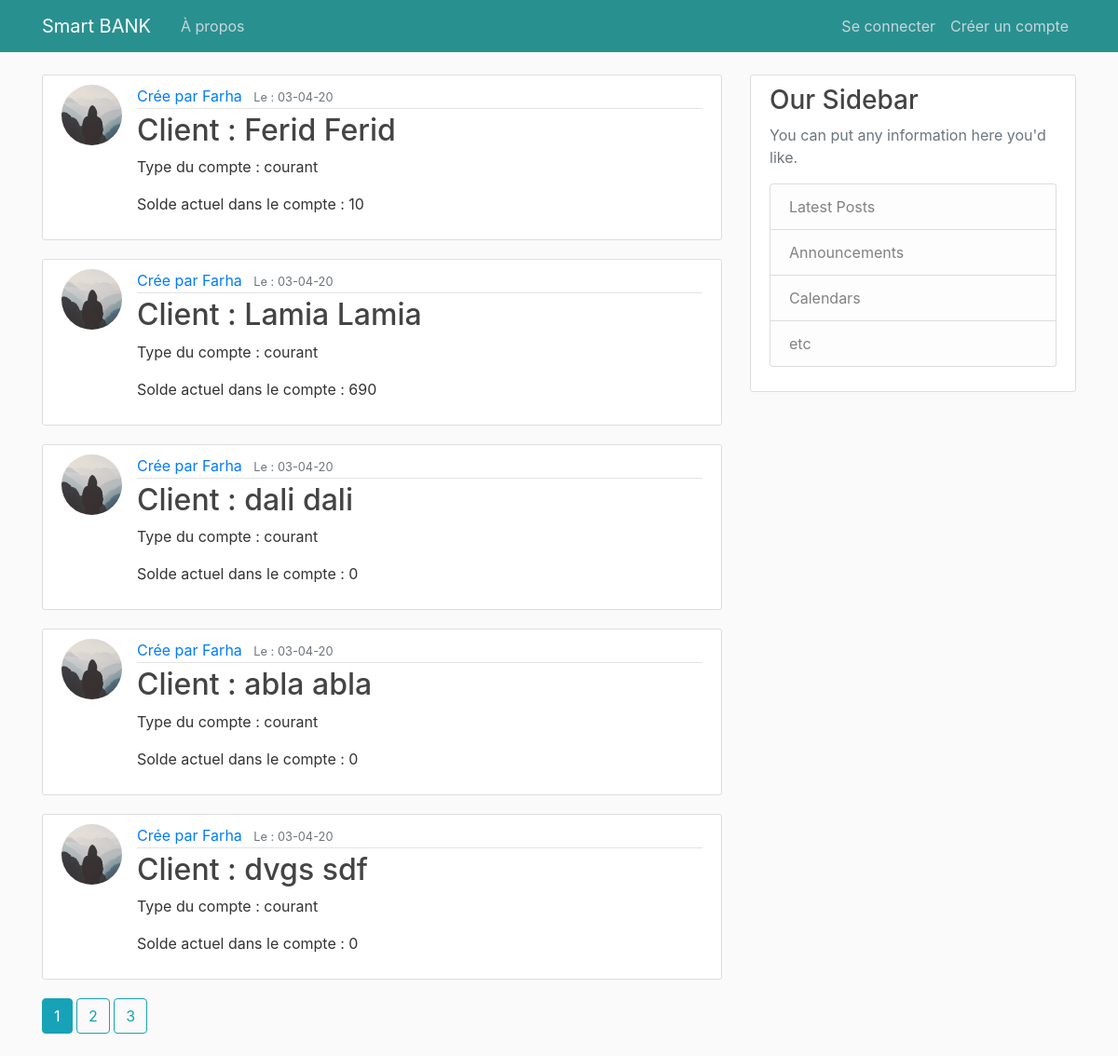
The page /home on the database its author committed.
### projet/models.py (models this page shows, shortened)
class Compte(db.Model):
    id = db.Column(db.Integer, primary_key=True)
    nom = db.Column(db.String(20), unique=True, nullable=False)
    prenom = db.Column(db.String(20), unique=True, nullable=False)
    email = db.Column(db.String(120), unique=True, nullable=False)
    sexe = db.Column(db.String(20), nullable=False)
    image_file = db.Column(db.String(20), nullable=False, default='default.jpg')
    password = db.Column(db.String(60), nullable=False)
    date_naissance = db.Column(db.String, nullable=False, default=datetime.utcnow)
    date_posted = db.Column(db.DateTime, nullable=False, default=datetime.utcnow)
    solde = db.Column(db.Integer, nullable=False, default=0)
    type_compte = db.Column(db.String(20), nullable=False, default='courant')
    user_id = db.Column(db.Integer, db.ForeignKey('user.id'), nullable=False)

class User(db.Model, UserMixin):
    id = db.Column(db.Integer, primary_key=True)
    username = db.Column(db.String(20), unique=True, nullable=False)
    email = db.Column(db.String(120), unique=True, nullable=False)
    image_file = db.Column(db.String(20), nullable=False, default='default.jpg')
    password = db.Column(db.String(60), nullable=False)
    comptes = db.relationship('Compte', backref='createur', lazy=True)

### projet/routes.py (the view)
@app.route("/home")
def home():
    page = request.args.get('page', 1, type=int)
    comptes = Compte.query.order_by(Compte.date_posted.desc()).paginate(page=page, per_page=5)
    return render_template('home.html', comptes=comptes)

### projet/templates/home.html
{% extends "layout.html" %}
{% block content %}
    {% for compte in comptes.items %}
        <article class="media content-section">
          <img class="rounded-circle article-img" src="{{ url_for('static', filename='profile_pics/' + compte.image_file) }}">
          <div class="media-body">
            <div class="article-metadata">
              <a class="mr-2" href="{{ url_for('user_comptes', username=compte.createur.username) }}">Crée par {{ compte.createur.username }}</a>
              <small class="text-muted">Le : {{ compte.date_posted.strftime('%d-%m-%y') }}</small>
            </div>
            <h2><a class="article-title" href="{{ url_for('compte', compte_id=compte.id) }}">Client : {{ compte.nom }} {{ compte.prenom }}</a></h2>
            <p class="article-content">Type du compte : {{ compte.type_compte }}</p>
            <p class="article-content">Solde actuel dans le compte : {{ compte.solde }}</p>
          </div>
        </article>
    {% endfor %}
    {% for page_num in comptes.iter_pages(left_edge=1, right_edge=1, left_current=1, right_current=2) %}
      {% if page_num %}
        {% if comptes.page == page_num %}
          <a class="btn btn-info mb-4" href="{{ url_for('home', page=page_num) }}">{{ page_num }}</a>
        {% else %}
          <a class="btn btn-outline-info mb-4" href="{{ url_for('home', page=page_num) }}">{{ page_num }}</a>
        {% endif %}
      {% else %}
        ...
      {% endif %}
    {% endfor %}
{% endblock content %}

### projet/templates/layout.html (shortened to what this page needs)
<!DOCTYPE html>
<html>
<head>
    <link rel="stylesheet" href="https://maxcdn.bootstrapcdn.com/bootstrap/4.0.0/css/bootstrap.min.css">
    <link rel="stylesheet" type="text/css" href="{{ url_for('static', filename='main.css') }}">
</head>
<body>
    <header class="site-header">
      <nav class="navbar navbar-expand-md navbar-dark bg-steel fixed-top">
        <div class="container">
          <a class="navbar-brand mr-4" href="/">Smart BANK</a>
          <div class="collapse navbar-collapse" id="navbarToggle">
            <div class="navbar-nav mr-auto">
              <a class="nav-item nav-link" href="{{ url_for('about') }}">À propos</a>
            </div>
            <div class="navbar-nav">
              {% if current_user.is_authenticated %}
                <a class="nav-item nav-link" href="{{ url_for('create_account') }}">Créer compte</a>
                <a class="nav-item nav-link" href="{{ url_for('account') }}">Mon compte</a>
                <a class="nav-item nav-link" href="{{ url_for('logout') }}">Se déconnecter </a>
              {% else %}
                <a class="nav-item nav-link" href="{{ url_for('login') }}">Se connecter</a>
                <a class="nav-item nav-link" href="{{ url_for('register') }}">Créer un compte</a>
              {% endif %}
            </div>
          </div>
        </div>
      </nav>
    </header>
    <main role="main" class="container">
      <div class="row">
        <div class="col-md-8">
          {% block content %}{% endblock %}
        </div>
        <div class="col-md-4">
          <div class="content-section">
            <h3>Our Sidebar</h3>
            <p class='text-muted'>You can put any information here you'd like.
              <ul class="list-group">
                <li class="list-group-item list-group-item-light">Latest Posts</li>
                <li class="list-group-item list-group-item-light">Announcements</li>
                <li class="list-group-item list-group-item-light">Calendars</li>
                <li class="list-group-item list-group-item-light">etc</li>
              </ul>
            </p>
          </div>
        </div>
      </div>
    </main>
</body>
</html>

### projet/static/main.css (style rules this page uses)
body { background: #fafafa; color: #333333; margin-top: 5rem; }
h1, h2, h3, h4, h5, h6 { color: #444444; }
.bg-steel { background-color: #299090; }
.site-header .navbar-nav .nav-link { color: #cbd5db; }
.content-section { background: #ffffff; padding: 10px 20px; border: 1px solid #dddddd; border-radius: 3px; margin-bottom: 20px; }
.article-title { color: #444444; }
.article-content { white-space: pre-line; }
.article-img { height: 65px; width: 65px; margin-right: 16px; }
.article-metadata { padding-bottom: 1px; margin-bottom: 4px; border-bottom: 1px solid #e3e3e3 }

### rows shown on the page
Compte: image_file (placeholder picture), createur.username "Farha", date_posted "03-04-20", nom "Ferid", prenom "Ferid", type_compte "courant", solde "10"
Compte: image_file (placeholder picture), createur.username "Farha", date_posted "03-04-20", nom "Lamia", prenom "Lamia", type_compte "courant", solde "690"
Compte: image_file (placeholder picture), createur.username "Farha", date_posted "03-04-20", nom "dali", prenom "dali", type_compte "courant", solde "0"
Compte: image_file (placeholder picture), createur.username "Farha", date_posted "03-04-20", nom "abla", prenom "abla", type_compte "courant", solde "0"
Compte: image_file (placeholder picture), createur.username "Farha", date_posted "03-04-20", nom "dvgs", prenom "sdf", type_compte "courant", solde "0"

### other values the page prints
{{ page_num }} "1"
{{ page_num }} "2" "3"
